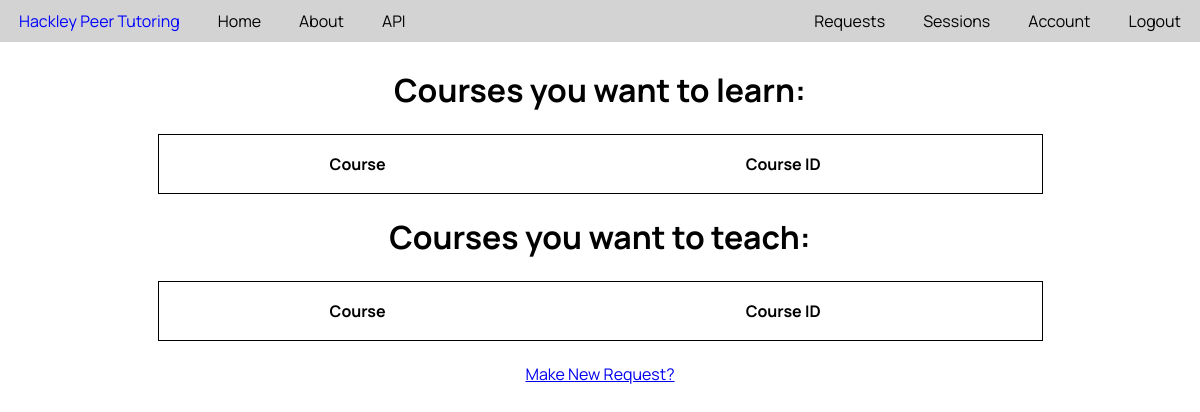
Page /requests (signed in) on the earlier database version.
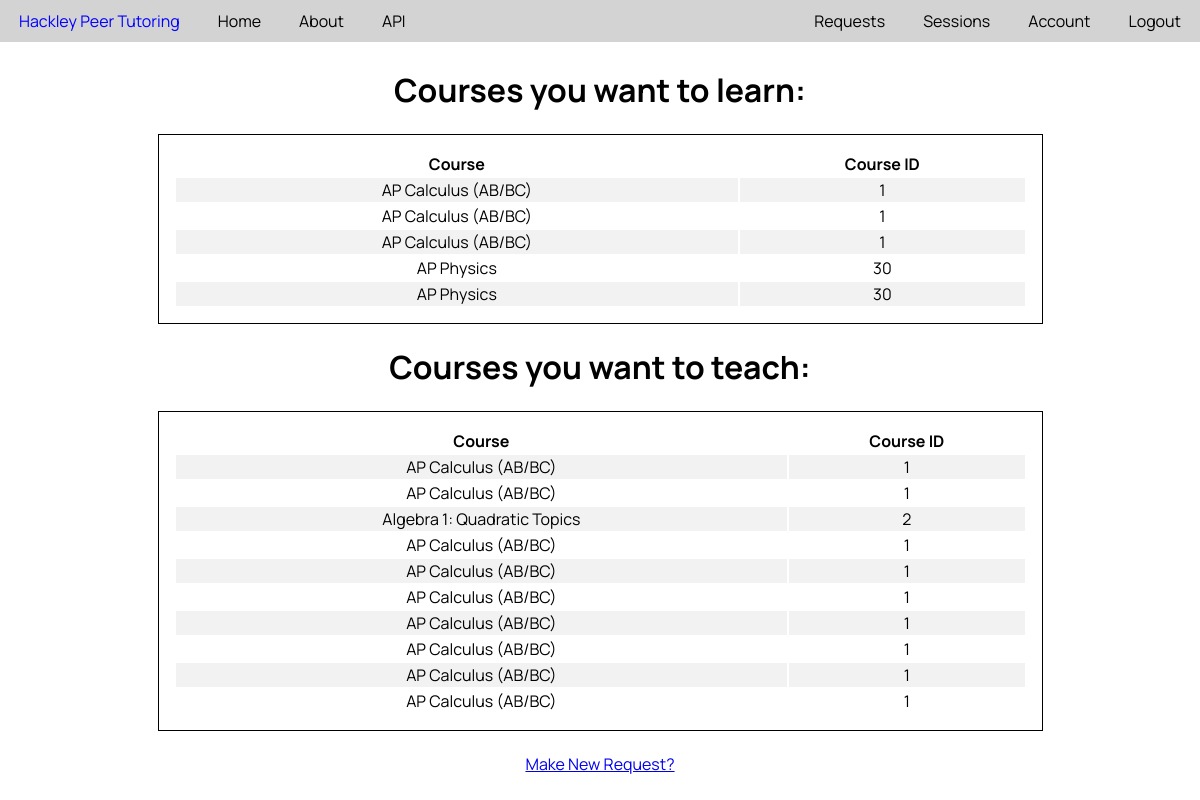
Same page on the later database version.
### PeerTutor/models.py (models this page shows, shortened)
class Course(db.Model):
    __tablename__ = 'course'
    id = db.Column(db.Integer, primary_key=True)
    name = db.Column(db.String(20), unique=True, nullable=False)
    description = db.Column(db.Text, nullable=False)

class CourseRequest(db.Model):
    __tablename__ = 'courseRequest'
    id = db.Column(db.Integer, primary_key=True)
    user_id = db.Column(db.Integer, db.ForeignKey('user.id'), nullable=False)
    course_id = db.Column(db.Integer, nullable=False)
    relationship = db.Column('relationship', db.Boolean, nullable=False)
    date_added = db.Column(db.DateTime, nullable=False, default=datetime.utcnow)

### PeerTutor/tutoring/routes.py (the view)
@tutor_functions.route('/requests', methods=['GET'])
@login_required
def requests():
    teachRequests = queryCourseRequests(user=current_user, relationship=True)
    learnRequests = queryCourseRequests(user=current_user, relationship=False)
    return render_template('requests.html', queryCourse=queryCourse, teachRequests=teachRequests, learnRequests=learnRequests)

### PeerTutor/models.py (called while the page is built)
@login_manager.user_loader
def load_user(user_id):
   return User.query.get(int(user_id))

### PeerTutor/tutoring/utils.py (called while the page is built)
def queryCourse(id):
    return Course.query.get(id)

def queryCourseRequests(user, relationship):
    return CourseRequest.query.filter_by(user=user, relationship=relationship).all()

### PeerTutor/templates/requests.html (shortened to what this page needs)
{% extends 'base.html' %}
{% block content %}
    <div class="requests-page">
    <h1> Courses you want to learn: </h1>
    <table class="request-table">
        <tr>
            <th>Course</th>
            <th>Course ID</th>
        </tr>
        {% for request in learnRequests %}
        <tr>
            <td>{{queryCourse(request.course_id).name}}</td>
            <td>{{request.course_id}}</td>
        </tr>
        {% endfor %}
    </table>
    <h1> Courses you want to teach: </h1>
    <table class="request-table">
        <tr>
            <th>Course</th>
            <th>Course ID</th>
        </tr>
        {% for request in teachRequests %}
        <tr>
            <td>{{queryCourse(request.course_id).name}}</td>
            <td>{{request.course_id}}</td>
        </tr>
        {% endfor %}
    </table>
    <br>
    <a href="{{url_for('tutor_functions.makeRequest')}}"> Make New Request? </a>
    </div>
{% endblock %}

Differences in the rows shown:
added CourseRequest: course_id "1", shown under "Courses you want to learn:"
now on this page (row edited): Course: name "AP Calculus (AB/BC)"
added CourseRequest: course_id "1", shown under "Courses you want to learn:"
added CourseRequest: course_id "1", shown under "Courses you want to learn:"
added CourseRequest: course_id "30", shown under "Courses you want to learn:"
added Course: name "AP Physics"
added CourseRequest: course_id "30", shown under "Courses you want to learn:"
added CourseRequest: course_id "1", shown under "Courses you want to teach:"
added CourseRequest: course_id "1", shown under "Courses you want to teach:"
added CourseRequest: course_id "2", shown under "Courses you want to teach:"
now on this page (row edited): Course: name "Algebra 1: Quadratic Topics"
added CourseRequest: course_id "1", shown under "Courses you want to teach:"
added CourseRequest: course_id "1", shown under "Courses you want to teach:"
added CourseRequest: course_id "1", shown under "Courses you want to teach:"
added CourseRequest: course_id "1", shown under "Courses you want to teach:"
added CourseRequest: course_id "1", shown under "Courses you want to teach:"
added CourseRequest: course_id "1", shown under "Courses you want to teach:"
added CourseRequest: course_id "1", shown under "Courses you want to teach:"
